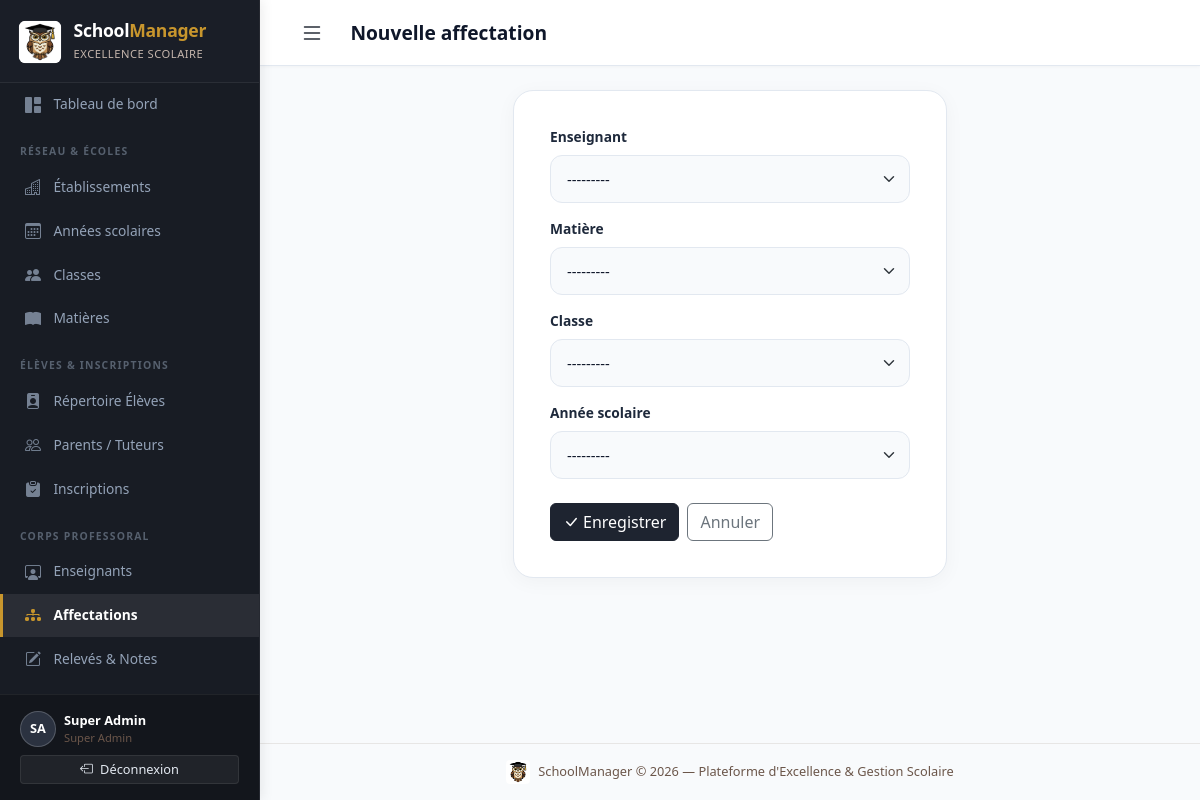
/academics/affectations/creer/ (signed in), run on the app's committed database.
### accounts/models.py (models this page shows, shortened)
class CustomUser(AbstractUser):
    ROLE_ADMIN = 'admin'
    ROLE_DIRECTION = 'direction'
    ROLE_ENSEIGNANT = 'enseignant'
    ROLE_PAIEMENT = 'paiement'
    ROLE_CHOICES = [
        (ROLE_ADMIN, 'Administrateur'),
        (ROLE_DIRECTION, 'Personnel de direction'),
        (ROLE_ENSEIGNANT, 'Enseignant'),
        (ROLE_PAIEMENT, 'Personnel paiement'),
    ]
    role = models.CharField(
        max_length=20,
        choices=ROLE_CHOICES,
        default=ROLE_DIRECTION,
        verbose_name='Rôle',
    )
    etablissement = models.ForeignKey(
        'school.Etablissement',
        on_delete=models.SET_NULL,
        null=True,
        blank=True,
        related_name='utilisateurs',
        verbose_name='Établissement rattaché',
        help_text="Établissement unique auquel est affecté ce compte (notamment pour le personnel de direction)."
    )
    telephone = models.CharField(max_length=20, blank=True, verbose_name='Téléphone')
    class Meta:
        verbose_name = 'Utilisateur'
        verbose_name_plural = 'Utilisateurs'
    @property
    def is_super_admin(self):
        return self.is_superuser or self.role == self.ROLE_ADMIN
    @property
    def is_enseignant(self):
        return self.role == self.ROLE_ENSEIGNANT
    @property
    def is_paiement(self):
        return self.role == self.ROLE_PAIEMENT

### academics/views.py (the view)
# urls.py: path('affectations/creer/', views.affectation_create, name='affectation_create'),
@login_required
@direction_required
def affectation_create(request):
    form = AffectationForm(request.POST or None)
    if request.method == 'POST' and form.is_valid():
        form.save()
        messages.success(request, 'Affectation créée.')
        return redirect('academics:affectation_list')
    return render(request, 'academics/affectation_form.html', {'form': form, 'title': 'Nouvelle affectation'})

### academics/forms.py
class AffectationForm(forms.ModelForm):
    class Meta:
        model = Affectation
        fields = ['enseignant', 'matiere', 'classe', 'annee_scolaire']
        widgets = {
            'enseignant': forms.Select(attrs={'class': 'form-select'}),
            'matiere': forms.Select(attrs={'class': 'form-select'}),
            'classe': forms.Select(attrs={'class': 'form-select'}),
            'annee_scolaire': forms.Select(attrs={'class': 'form-select'}),
        }

### academics/models.py (called while the page is built)
    def __str__(self):
        return f"{self.nom} {self.prenom}"

### school/models.py (called while the page is built)
    def __str__(self):
        return f"{self.libelle} — {self.etablissement.nom}"

    def __str__(self):
        return self.nom

    def __str__(self):
        return f"{self.nom} — {self.get_niveau_display()} ({self.annee_scolaire.libelle})"

### templates/academics/affectation_form.html (shortened to what this page needs)
{% extends 'base.html' %}
{% block page_title %}{{ title }}{% endblock %}
{% block content %}
<div class="row justify-content-center">
  <div class="col-lg-6">
    <div class="form-card">
      <form method="post" novalidate>
        {% for field in form %}
        <div class="mb-3">
          <label for="{{ field.id_for_label }}" class="form-label">{{ field.label }}</label>
          {{ field }}
        </div>
        {% endfor %}
        <div class="d-flex gap-2 mt-4">
          <button type="submit" class="btn btn-primary"><i class="bi bi-check-lg me-1"></i>Enregistrer</button>
          <a href="{% url 'academics:affectation_list' %}" class="btn btn-outline-secondary">Annuler</a>
        </div>
      </form>
    </div>
  </div>
</div>
{% endblock %}

### templates/base.html (shortened to what this page needs)
{% load static %}
<!DOCTYPE html>
<html lang="fr">
<head>
  <link href="https://cdn.jsdelivr.net/npm/bootstrap@5.3.3/dist/css/bootstrap.min.css" rel="stylesheet">
  <link href="https://cdn.jsdelivr.net/npm/bootstrap-icons@1.11.3/font/bootstrap-icons.css" rel="stylesheet">
  <link href="{% static 'css/schoolmanager.css' %}" rel="stylesheet">
</head>
<body>
{% if user.is_authenticated %}
<nav id="sidebar">
  <a href="{% url 'dashboard' %}" class="sidebar-brand text-decoration-none" title="Tableau de bord — SchoolManager">
    <img src="{% static 'img/logo.jpg' %}" alt="Logo Hibou SchoolManager" class="sidebar-brand-logo rounded-2">
    <div>
      <h4>School<span>Manager</span></h4>
      <small>Excellence Scolaire</small>
    </div>
  </a>
  <div class="sidebar-nav-scroll">
    <a href="{% url 'dashboard' %}" class="nav-link {% if request.resolver_match.url_name == 'dashboard' %}active{% endif %}">
      <i class="bi bi-grid-1x2-fill"></i> Tableau de bord
    </a>
    {% if user.is_enseignant %}
    <div class="nav-section-title">Espace Pédagogique</div>
    <a href="{% url 'academics:note_list' %}" class="nav-link {% if 'notes' in request.path %}active{% endif %}">
      <i class="bi bi-pencil-square"></i> Mes Notes
    </a>
    <a href="{% url 'academics:affectation_list' %}" class="nav-link {% if 'affectations' in request.path %}active{% endif %}">
      <i class="bi bi-diagram-3-fill"></i> Mes Affectations
    </a>
    <div class="nav-section-title">Mes Classes &amp; Élèves</div>
    <a href="{% url 'school:classe_list' %}" class="nav-link {% if 'classes' in request.path %}active{% endif %}">
      <i class="bi bi-people-fill"></i> Classes
    </a>
    <a href="{% url 'school:matiere_list' %}" class="nav-link {% if 'matieres' in request.path %}active{% endif %}">
      <i class="bi bi-book-fill"></i> Matières
    </a>
    <a href="{% url 'students:eleve_list' %}" class="nav-link {% if '/students/' in request.path and 'parents' not in request.path and 'inscriptions' not in request.path %}active{% endif %}">
      <i class="bi bi-person-badge-fill"></i> Élèves
    </a>
    <div class="nav-section-title">Suivi des Présences</div>
    <a href="{% url 'attendance_payments:absence_list' %}" class="nav-link {% if 'absences' in request.path %}active{% endif %}">
      <i class="bi bi-calendar-x-fill"></i> Saisie des Absences
    </a>
    {% elif user.is_super_admin %}
    <div class="nav-section-title">Réseau &amp; Écoles</div>
    <a href="{% url 'school:etablissement_list' %}" class="nav-link {% if 'etablissement' in request.path %}active{% endif %}">
      <i class="bi bi-buildings"></i> Établissements
    </a>
    <a href="{% url 'school:annee_list' %}" class="nav-link {% if 'annees' in request.path %}active{% endif %}">
      <i class="bi bi-calendar3"></i> Années scolaires
    </a>
    <a href="{% url 'school:classe_list' %}" class="nav-link {% if 'classes' in request.path %}active{% endif %}">
      <i class="bi bi-people-fill"></i> Classes
    </a>
    <a href="{% url 'school:matiere_list' %}" class="nav-link {% if 'matieres' in request.path %}active{% endif %}">
      <i class="bi bi-book-fill"></i> Matières
    </a>
    <div class="nav-section-title">Élèves &amp; Inscriptions</div>
    <a href="{% url 'students:eleve_list' %}" class="nav-link {% if '/students/' in request.path and 'parents' not in request.path and 'inscriptions' not in request.path %}active{% endif %}">
      <i class="bi bi-person-badge-fill"></i> Répertoire Élèves
    </a>
    <a href="{% url 'students:parent_list' %}" class="nav-link {% if 'parents' in request.path %}active{% endif %}">
      <i class="bi bi-people"></i> Parents / Tuteurs
    </a>
    <a href="{% url 'students:inscription_list' %}" class="nav-link {% if 'inscriptions' in request.path %}active{% endif %}">
      <i class="bi bi-clipboard-check-fill"></i> Inscriptions
    </a>
    <div class="nav-section-title">Corps Professoral</div>
    <a href="{% url 'academics:enseignant_list' %}" class="nav-link {% if 'enseignants' in request.path %}active{% endif %}">
      <i class="bi bi-person-workspace"></i> Enseignants
    </a>
    <a href="{% url 'academics:affectation_list' %}" class="nav-link {% if 'affectations' in request.path %}active{% endif %}">
      <i class="bi bi-diagram-3-fill"></i> Affectations
    </a>
    <a href="{% url 'academics:note_list' %}" class="nav-link {% if 'notes' in request.path %}active{% endif %}">
      <i class="bi bi-pencil-square"></i> Relevés &amp; Notes
    </a>
    <div class="nav-section-title">Suivi &amp; Comptabilité</div>
    {% endif %}
  </div>
  <div class="sidebar-footer">
    <div class="d-flex align-items-center gap-2 mb-2">
      <div class="avatar-initiales">{{ user.first_name|first|upper }}{{ user.last_name|first|upper }}</div>
      <div class="overflow-hidden">
        <div class="text-truncate text-white" style="font-size:0.8rem;font-weight:600;">{{ user.get_full_name|default:user.username }}</div>
        <div style="color:var(--secondary);font-size:0.7rem;">
          {% if user.is_super_admin %}Super Admin
          {% elif user.is_direction %}Direction &bull; {{ user.etablissement.nom|default:'Établissement' }}
          {% else %}{{ user.get_role_display }}{% endif %}
        </div>
      </div>
    </div>
    <form method="post" action="{% url 'accounts:logout' %}">
      <button type="submit" class="btn btn-sm w-100 btn-logout">
        <i class="bi bi-box-arrow-left me-1"></i> Déconnexion
      </button>
    </form>
  </div>
</nav>
{% endif %}
<div id="main-content" {% if not user.is_authenticated %}style="margin-left:0"{% endif %}>
  {% if user.is_authenticated %}
  <header class="topbar">
    <div class="topbar-left">
      <button class="btn btn-sm d-md-none" id="sidebarToggle" style="background:transparent;border:none;" aria-label="Ouvrir le menu">
        <i class="bi bi-list fs-4" style="color:var(--primary)"></i>
      </button>
      <h1 class="page-title">{% block page_title %}{% endblock %}</h1>
    </div>
  </header>
  {% endif %}
  <main class="{% if user.is_authenticated %}p-4 flex-grow-1{% endif %}">
    {% block content %}{% endblock %}
  </main>
  {% if user.is_authenticated %}
  <footer class="text-center py-3" style="font-size:0.8rem;color:var(--secondary);border-top:1px solid rgba(110,84,70,0.12);">
    <div class="d-flex align-items-center justify-content-center gap-2">
      <img src="{% static 'img/logo.jpg' %}" alt="Logo Hibou SchoolManager" style="width:24px;height:24px;border-radius:4px;" class="shadow-xs" loading="lazy">
      <span>SchoolManager &copy; {% now "Y" %} — Plateforme d'Excellence &amp; Gestion Scolaire</span>
    </div>
  </footer>
  {% endif %}
</div>
</body>
</html>

### data on the page
CustomUser: first_name|first "S", last_name|first "A", get_full_name "Super Admin"

### other printed values
{{ title }} "Nouvelle affectation"
{{ field.label }} "Enseignant" "Matière" "Classe" "Année scolaire"
